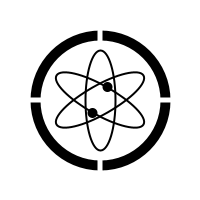
Frame 1 (no input)
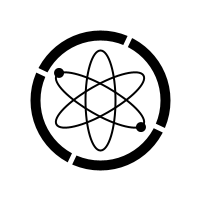
Frame 60 (the mouse pressed at the canvas centre just before this capture)
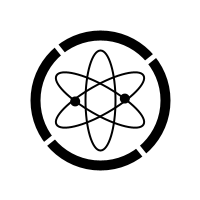
Frame 120 (the mouse held since frame 60 and released just before this capture)

The Processing sketch that drew these frames (run headless with seeded random() and noise(); from frame 60 on, the mouse is pressed at the canvas centre):

// Processing sketch: processing_98478
// ── processing_98478.pde

float c_t;

float e1_x;
float e1_y;
float e2_x;
float e2_y;
int e_r = 10;
float e_t1;
float e_t2;

void setup() {
  size(200, 200);
  background(255);
  smooth();

  rectMode(CENTER);
}

void draw() {
  background(255);

  circle();
  network();
  packet();
}

void circle() {
  strokeWeight(10);
  stroke(0);
  noFill();
  ellipse(width/2, height/2, 130, 130);

  noStroke();
  fill(255);
  for (int i = 0 ; i < 2; i++) {
    pushMatrix();
    translate(width/2, height/2);
    rotate(radians(90*i)+c_t);
    rect(0, 0, 5, 150);
    popMatrix();
  }

  c_t += 0.0075;
}

void packet() {
  e1_x = 15 * cos(e_t1);
  e1_y = 50 * sin(e_t1);

  e2_x = 15 * cos(e_t2+PI);
  e2_y = 50 * sin(e_t2+PI);

  fill(0);
  noStroke();

  pushMatrix();
  translate(width/2, height/2);
  rotate(radians(-60));
  ellipse(e1_x, e1_y, e_r, e_r);
  ellipse(e2_x, e2_y, e_r, e_r);
  popMatrix();

  e_t1 += 0.03;
  e_t2 += 0.03;
}

void network() {
  noFill();
  stroke(0);
  strokeWeight(2);
  for (int i = -1 ; i <= 1; i++) {
    pushMatrix();
    translate(width/2, height/2);
    rotate(radians(60*i));
    ellipse(0, 0, 30, 100);
    popMatrix();
  }
}
